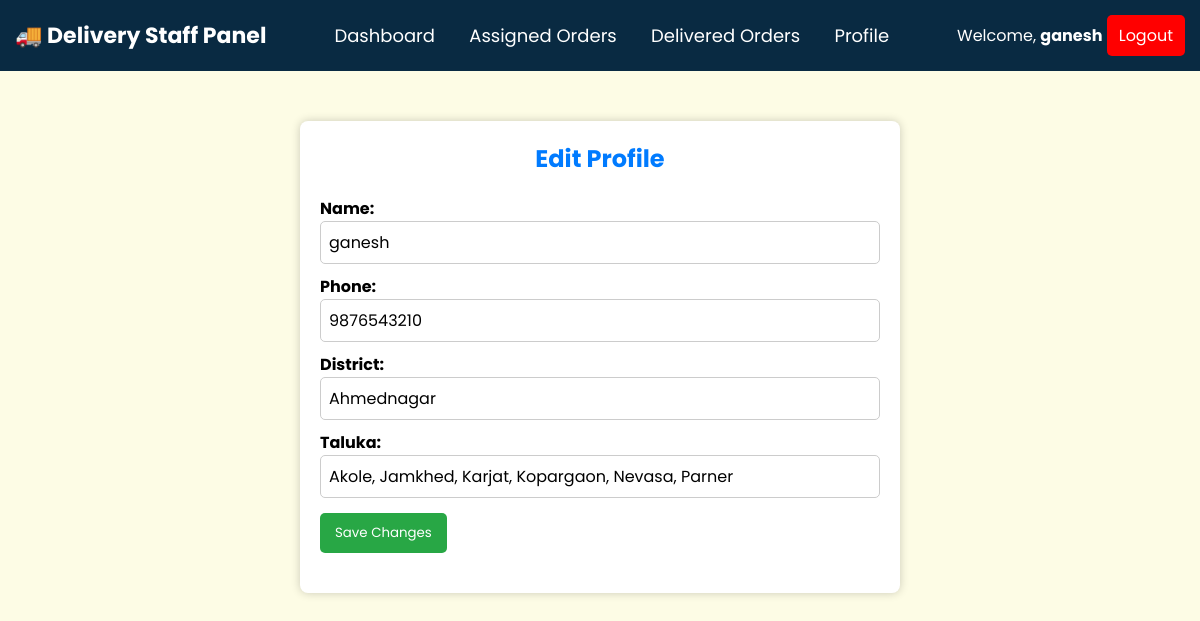
Screenshot of /ds_edit_profile.php (signed in) with the database file from the repository.
### tables this page shows
CREATE TABLE `delivery_staff` (
  `id` int(11) NOT NULL,
  `name` varchar(255) NOT NULL,
  `email` varchar(255) NOT NULL,
  `phone` varchar(15) NOT NULL,
  `password` varchar(255) NOT NULL,
  `status` enum('Active','Inactive') DEFAULT 'Active',
  `created_at` timestamp NOT NULL DEFAULT current_timestamp(),
  `state` varchar(255) NOT NULL DEFAULT 'Maharashtra',
  `district` varchar(255) NOT NULL,
  `taluka` text DEFAULT NULL
);

### ds_edit_profile.php (the view, shortened to what this page needs)
<?php
include 'config.php';
$ds_id = mysqli_real_escape_string($conn, $_SESSION['delivery_staff_id']);
$query = "SELECT * FROM delivery_staff WHERE id = '$ds_id'";
$result = mysqli_query($conn, $query) or die(mysqli_error($conn));
if (mysqli_num_rows($result) > 0) {
    $staff = mysqli_fetch_assoc($result);
} else {
    echo "<p style='color: red; text-align: center;'>Profile not found!</p>";
    exit();
}
?>
<!DOCTYPE html>
<html lang="en">
<head>
    <link rel="stylesheet" href="./css/admin.css">
</head>
<body style="background-color:#fdfce5">
<?php include 'ds_header.php'; ?>
<div class="profile-container">
    <h2>Edit Profile</h2>
    <form method="POST">
        <div class="profile-info">
            <label>Name:</label>
            <input type="text" name="name" value="<?php echo $staff['name']; ?>" required>
            <label>Phone:</label>
            <input type="text" name="phone" value="<?php echo $staff['phone']; ?>" required>
            <label>District:</label>
            <input type="text" name="district" value="<?php echo $staff['district']; ?>" required>
            <label>Taluka:</label>
            <input type="text" name="taluka" value="<?php echo $staff['taluka']; ?>" required>
            <button type="submit" name="update_profile" class="save-btn">Save Changes</button>
        </div>
    </form>
</div>
</body>
</html>

### ds_header.php (shortened to what this page needs)
<?php
include 'config.php';
$ds_id = mysqli_real_escape_string($conn, $_SESSION['delivery_staff_id']);
$query = mysqli_query($conn, "SELECT name FROM delivery_staff WHERE id = '$ds_id'") or die(mysqli_error($conn));
$ds_data = mysqli_fetch_assoc($query);
$ds_name = $ds_data['name'];
?>
<!DOCTYPE html>
<html lang="en">
<head>
    <link rel="stylesheet" href="./css/admin.css">
</head>
<body>
<div class="header">
    <div class="logo">🚚 Delivery Staff Panel</div>
    <div class="menu">
        <a href="ds_dashboard.php">Dashboard</a>
        <a href="ds_assigned_orders.php">Assigned Orders</a>
        <a href="ds_delivered_orders.php">Delivered Orders</a>
        <a href="ds_profile.php">Profile</a>
    </div>
    <div>
        <span>Welcome, <strong><?php echo $ds_name; ?></strong></span>
        <a href="ds_logout.php"><button class="logout-btn">Logout</button></a>
    </div>
</div>
</body>
</html>

### css/admin.css (style rules this page uses)
* { text-decoration: none; margin: 0; padding: 0; font-family: "Poppins", sans-serif; box-sizing: border-box; outline: none; border: none; }
a { color: #ff0000; text-decoration: none; background-color: transparent; }

### ds_edit_profile.php (style rules this page uses)
body { background-color: lightgrey; }
.profile-container { width: 50%; margin: 50px auto; background: white; padding: 20px; border-radius: 8px; box-shadow: 0px 0px 10px rgba(0, 0, 0, 0.2); text-align: center; }
.profile-container h2 { color: #007bff; }
.profile-info { text-align: left; margin: 20px 0; }
.profile-info label { font-size: 16px; font-weight: bold; display: block; margin-top: 10px; }
.profile-info input { width: 100%; padding: 8px; font-size: 16px; border: 1px solid #ccc; border-radius: 5px; }
.save-btn { display: inline-block; padding: 10px 15px; background: #28a745; color: white; text-decoration: none; border-radius: 5px; margin-top: 15px; border: none; cursor: pointer; }

### ds_header.php (style rules this page uses)
.header { background-color: #092a42; color: white; padding: 15px; text-align: center; display: flex; justify-content: space-between; align-items: center; }
.header .logo { font-size: 22px; font-weight: bold; }
.header .menu a { color: white; text-decoration: none; margin: 0 15px; font-size: 18px; }
.logout-btn { background-color: red; color: white; padding: 8px 12px; border: none; cursor: pointer; font-size: 16px; border-radius: 5px; }

### rows the page displays
delivery_staff: name "ganesh", phone "9876543210", district "Ahmednagar", taluka "Akole, Jamkhed, Karjat, Kopargaon, Nevasa, Parner"
